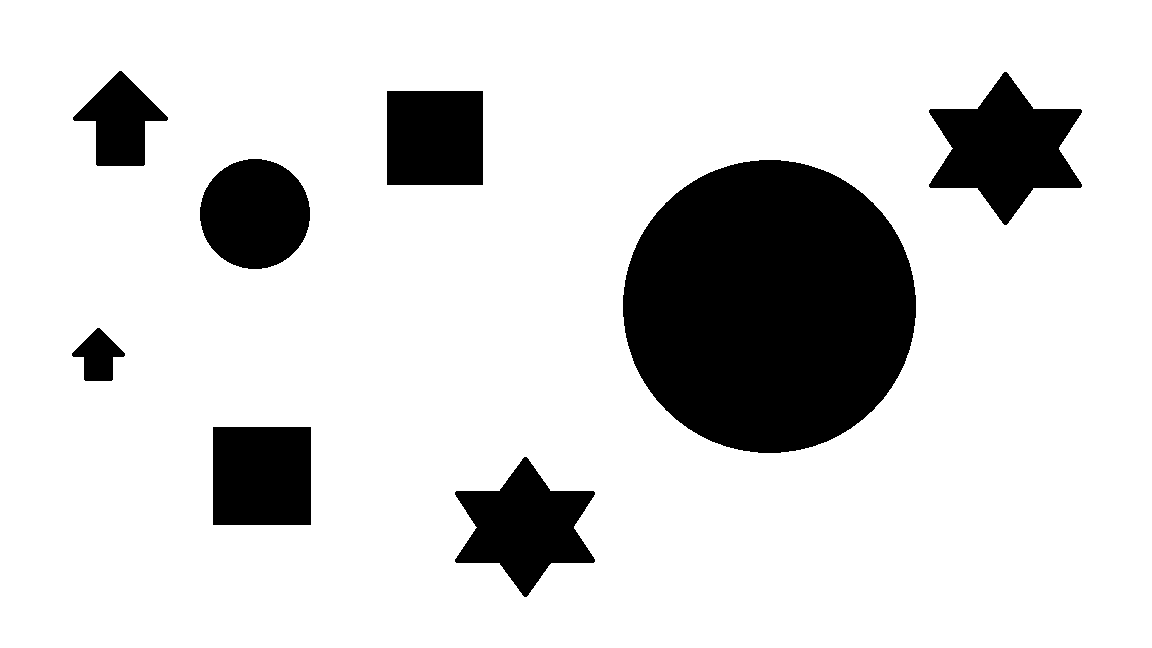
#> input picture opencv_learn/image/t5.png, 1152 x 648 px, found by its file name
$ python demo_7.py   (older library calls are emulated)
#> lines starting #> are read from the running program, lines starting #| are printed output that depends on the picture; after the words box and inside, x2 and y2 are one past the last pixel; in counts of white or black regions, pixels touching at a corner belong together
# -*- coding: utf-8 -*-
"""
轮廓特征
目标：
1.计算物体的周长、面积、质心、最小外接矩形
2.OpenCV函数：cv2.contourArea(), cv2.arcLength(), cv2.approxPolyDP() 等

"""
import cv2
import matplotlib.pyplot as plt

import numpy as np
from functools import reduce
import random
# [67 lines left out: functions f1, f2, not called in this run]


#自动找出相似度高的轮廓
def f3():
    img = cv2.imread(r'E:\pycharmproject\pythonlearn\image\t5.png', 0)
#> img: shape (648, 1152); 83.3% white; 8 black regions, largest, box (x1, y1, x2, y2) and area: (623, 160, 916, 453) 67350, (929, 72, 1082, 225) 12563, (455, 457, 595, 597) 10510
    # 阈值切割
    _, thresh = cv2.threshold(img, 220, 255, cv2.THRESH_BINARY_INV)
    temp = cv2.medianBlur(thresh, 5)
#> temp: shape (648, 1152); 16.7% white; 8 white regions

    # 寻找轮廓
    image, contours, hierarchy = cv2.findContours(thresh, 3, 2)
#> contours = 8 contours; box (x1, y1, x2, y2) and area: (623, 160, 916, 453) 66935, (929, 72, 1082, 225) 12314, (455, 457, 595, 597) 10282, (213, 427, 311, 525) 9409, (200, 159, 310, 269) 9337, (387, 91, 483, 185) 8835, (73, 71, 168, 166) 4649, (72, 328, 125, 381) 1502
    image_color = cv2.cvtColor(img, cv2.COLOR_GRAY2BGR)
#> image_color is the input picture: shape (648, 1152, 3); 83.3% white; 8 black regions, largest, box (x1, y1, x2, y2) and area: (623, 160, 916, 453) 67350, (929, 72, 1082, 225) 12563, (455, 457, 595, 597) 10510
    result=[]
    for i in range(len(contours)):
        sim=100
        index=0
        for j in range(len(contours)):
            if i==j:
                pass
            else:
                arg = cv2.matchShapes(contours[i], contours[j], 1, 0.0)
                if arg<sim:
                    sim=arg
                    index=j
        if result.count((i,index))>0:
            pass
        elif result.count((i,index)[::-1])>0:
            pass
        else:
            result.append((i, index))
#> this loop made 8 passes
#> after the loop, result = [(0, 6), (1, 5), (2, 1), (3, 4), (7, 2)]

    print(result)
#| [(0, 6), (1, 5), (2, 1), (3, 4), (7, 2)]
    for i in result:
        color=random.randint(0,255)
        color2=random.randint(0,100)
        color3=random.randint(80,170)
        cv2.drawContours(image_color, [contours[i[0]]], 0, (color3, 0, color2), 2)
        cv2.drawContours(image_color, [contours[i[1]]], 0, (color3, 0, color2), 2)
#> this loop made 5 passes
#> (i, color, color2, color3) on passes 1 to 5: ((0, 6), 197, 97, 133), ((1, 5), 20, 33, 145), ((2, 1), 248, 51, 118), ((3, 4), 244, 45, 154), ((7, 2), 111, 64, 97)
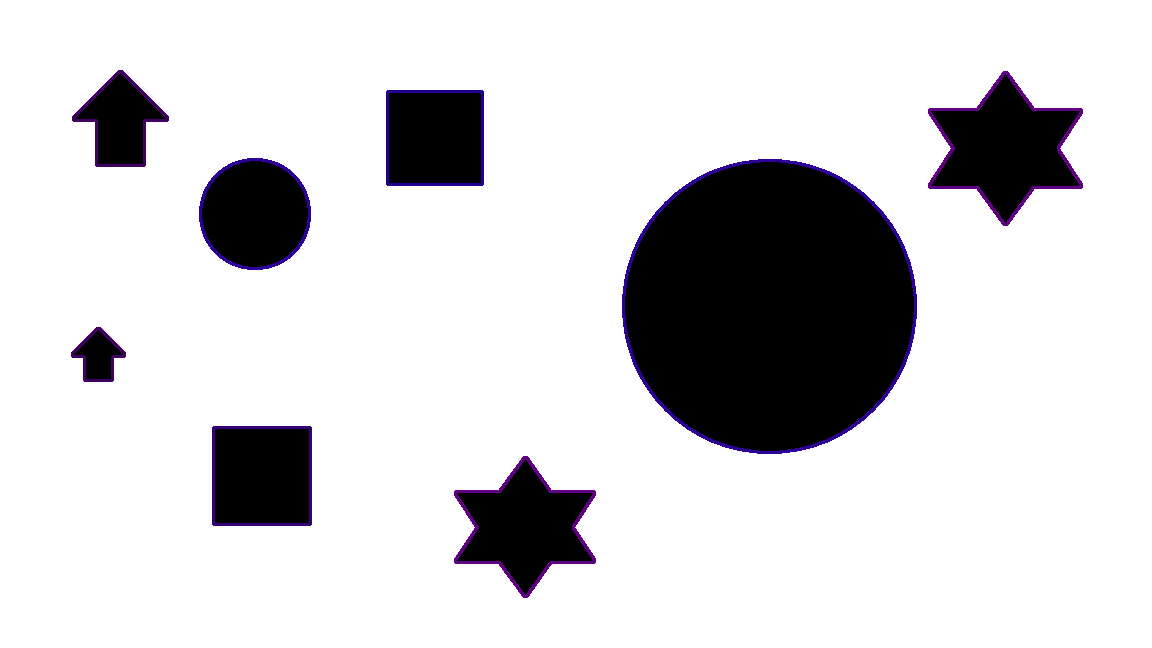
#> image_color: shape (648, 1152, 3); 1.59% of pixels changed, all inside (x1, y1, x2, y2) = (71, 70, 1083, 598)

    cv2.imshow("temp", image_color)
    cv2.waitKey(0)


if __name__ == "__main__":
    f3()
    # l=[(1, 6.730473938451603), (2, 0.3114657167712158), (3, 6.54371844636109)]
    # print(sorted(l,key=lambda x:x[1]))
